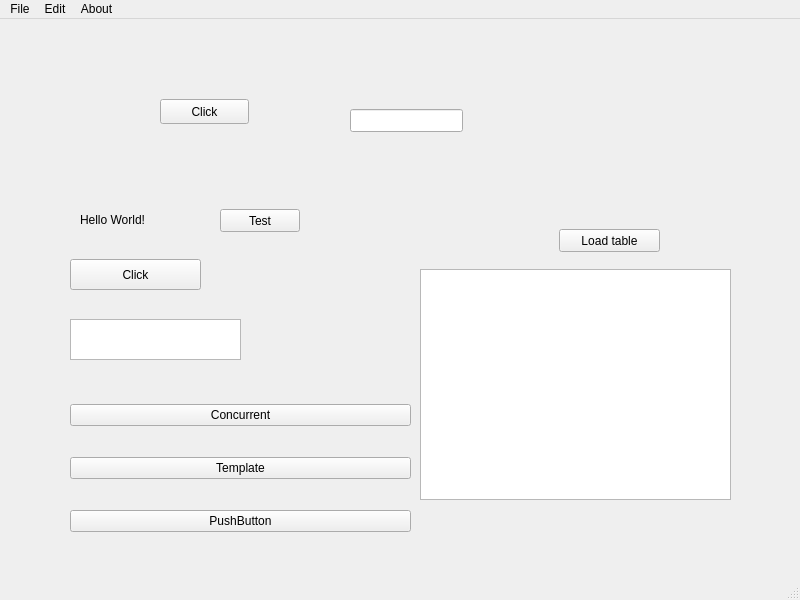
<?xml version="1.0" encoding="UTF-8"?>
<ui version="4.0">
 <class>MainWindow</class>
 <widget class="QMainWindow" name="MainWindow">
  <property name="geometry">
   <rect>
    <x>0</x>
    <y>0</y>
    <width>800</width>
    <height>600</height>
   </rect>
  </property>
  <property name="windowTitle">
   <string>MainWindow</string>
  </property>
  <widget class="QWidget" name="centralwidget">
   <widget class="QPushButton" name="myButton">
    <property name="geometry">
     <rect>
      <x>160</x>
      <y>80</y>
      <width>89</width>
      <height>25</height>
     </rect>
    </property>
    <property name="text">
     <string>Click</string>
    </property>
   </widget>
   <widget class="QPushButton" name="secondButton">
    <property name="geometry">
     <rect>
      <x>220</x>
      <y>190</y>
      <width>80</width>
      <height>23</height>
     </rect>
    </property>
    <property name="text">
     <string>Test</string>
    </property>
   </widget>
   <widget class="QLabel" name="displayLabel">
    <property name="geometry">
     <rect>
      <x>80</x>
      <y>180</y>
      <width>101</width>
      <height>41</height>
     </rect>
    </property>
    <property name="text">
     <string>Hello World!</string>
    </property>
   </widget>
   <widget class="QPushButton" name="testButton">
    <property name="geometry">
     <rect>
      <x>70</x>
      <y>240</y>
      <width>131</width>
      <height>31</height>
     </rect>
    </property>
    <property name="text">
     <string>Click</string>
    </property>
   </widget>
   <widget class="QTextEdit" name="textEdit">
    <property name="geometry">
     <rect>
      <x>70</x>
      <y>300</y>
      <width>171</width>
      <height>41</height>
     </rect>
    </property>
   </widget>
   <widget class="QLineEdit" name="lineEdit">
    <property name="geometry">
     <rect>
      <x>350</x>
      <y>90</y>
      <width>113</width>
      <height>23</height>
     </rect>
    </property>
   </widget>
   <widget class="QWidget" name="gridLayoutWidget">
    <property name="geometry">
     <rect>
      <x>70</x>
      <y>360</y>
      <width>341</width>
      <height>181</height>
     </rect>
    </property>
    <layout class="QGridLayout" name="gridLayout">
     <item row="0" column="0">
      <widget class="QPushButton" name="concurrentButton">
       <property name="text">
        <string>Concurrent</string>
       </property>
      </widget>
     </item>
     <item row="2" column="0">
      <widget class="QPushButton" name="watcherButton">
       <property name="text">
        <string>PushButton</string>
       </property>
      </widget>
     </item>
     <item row="1" column="0">
      <widget class="QPushButton" name="templateButton">
       <property name="text">
        <string>Template</string>
       </property>
      </widget>
     </item>
    </layout>
   </widget>
   <widget class="QTableView" name="tableView">
    <property name="geometry">
     <rect>
      <x>420</x>
      <y>250</y>
      <width>311</width>
      <height>231</height>
     </rect>
    </property>
   </widget>
   <widget class="QPushButton" name="loadTableButton">
    <property name="geometry">
     <rect>
      <x>559</x>
      <y>210</y>
      <width>101</width>
      <height>23</height>
     </rect>
    </property>
    <property name="text">
     <string>Load table</string>
    </property>
   </widget>
  </widget>
  <widget class="QMenuBar" name="menubar">
   <property name="geometry">
    <rect>
     <x>0</x>
     <y>0</y>
     <width>800</width>
     <height>20</height>
    </rect>
   </property>
   <widget class="QMenu" name="menuFile">
    <property name="title">
     <string>File</string>
    </property>
    <addaction name="actionOpen"/>
    <addaction name="actionSave"/>
    <addaction name="separator"/>
    <addaction name="actionQuit"/>
   </widget>
   <widget class="QMenu" name="menuEdit">
    <property name="title">
     <string>Edit</string>
    </property>
    <addaction name="actionCopy"/>
    <addaction name="actionPaste"/>
    <addaction name="actionUndo"/>
    <addaction name="actionRedo"/>
   </widget>
   <widget class="QMenu" name="menuAbout">
    <property name="title">
     <string>About</string>
    </property>
    <addaction name="actionAbout"/>
    <addaction name="actionAbout_Qt"/>
   </widget>
   <addaction name="menuFile"/>
   <addaction name="menuEdit"/>
   <addaction name="menuAbout"/>
  </widget>
  <widget class="QStatusBar" name="statusbar"/>
  <action name="actionOpen">
   <property name="text">
    <string>Open</string>
   </property>
  </action>
  <action name="actionSave">
   <property name="text">
    <string>Save</string>
   </property>
  </action>
  <action name="actionQuit">
   <property name="text">
    <string>Quit</string>
   </property>
  </action>
  <action name="actionCopy">
   <property name="text">
    <string>Copy</string>
   </property>
  </action>
  <action name="actionPaste">
   <property name="text">
    <string>Paste</string>
   </property>
  </action>
  <action name="actionUndo">
   <property name="text">
    <string>Undo</string>
   </property>
  </action>
  <action name="actionRedo">
   <property name="text">
    <string>Redo</string>
   </property>
  </action>
  <action name="actionAbout">
   <property name="text">
    <string>About</string>
   </property>
  </action>
  <action name="actionAbout_Qt">
   <property name="text">
    <string>About Qt</string>
   </property>
  </action>
 </widget>
 <resources/>
 <connections/>
</ui>
